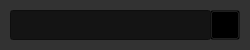
<?xml version="1.0" encoding="UTF-8"?>
<ui version="4.0">
 <class>SaveStrategy</class>
 <widget class="QWidget" name="SaveStrategy">
  <property name="geometry">
   <rect>
    <x>0</x>
    <y>0</y>
    <width>250</width>
    <height>50</height>
   </rect>
  </property>
  <property name="windowTitle">
   <string>Form</string>
  </property>
  <property name="styleSheet">
   <string notr="true">background-color: transparent;</string>
  </property>
  <widget class="QPushButton" name="btnDestroySubWindow">
   <property name="geometry">
    <rect>
     <x>210</x>
     <y>10</y>
     <width>30</width>
     <height>30</height>
    </rect>
   </property>
   <property name="styleSheet">
    <string notr="true"/>
   </property>
   <property name="text">
    <string/>
   </property>
   <property name="icon">
    <iconset>
     <normaloff>imgs/ico/destroy.png</normaloff>imgs/ico/destroy.png</iconset>
   </property>
   <property name="iconSize">
    <size>
     <width>30</width>
     <height>30</height>
    </size>
   </property>
  </widget>
  <widget class="QLineEdit" name="name">
   <property name="geometry">
    <rect>
     <x>10</x>
     <y>10</y>
     <width>201</width>
     <height>30</height>
    </rect>
   </property>
   <property name="font">
    <font>
     <family>楷体</family>
     <pointsize>12</pointsize>
    </font>
   </property>
   <property name="styleSheet">
    <string notr="true">background-color: rgb(20, 20, 20);
color: rgb(255, 255, 255);</string>
   </property>
  </widget>
  <widget class="QLabel" name="label">
   <property name="geometry">
    <rect>
     <x>0</x>
     <y>0</y>
     <width>250</width>
     <height>50</height>
    </rect>
   </property>
   <property name="styleSheet">
    <string notr="true">background-color: rgb(50, 50, 50);</string>
   </property>
   <property name="text">
    <string/>
   </property>
  </widget>
  <zorder>label</zorder>
  <zorder>btnDestroySubWindow</zorder>
  <zorder>name</zorder>
 </widget>
 <resources/>
 <connections/>
</ui>
